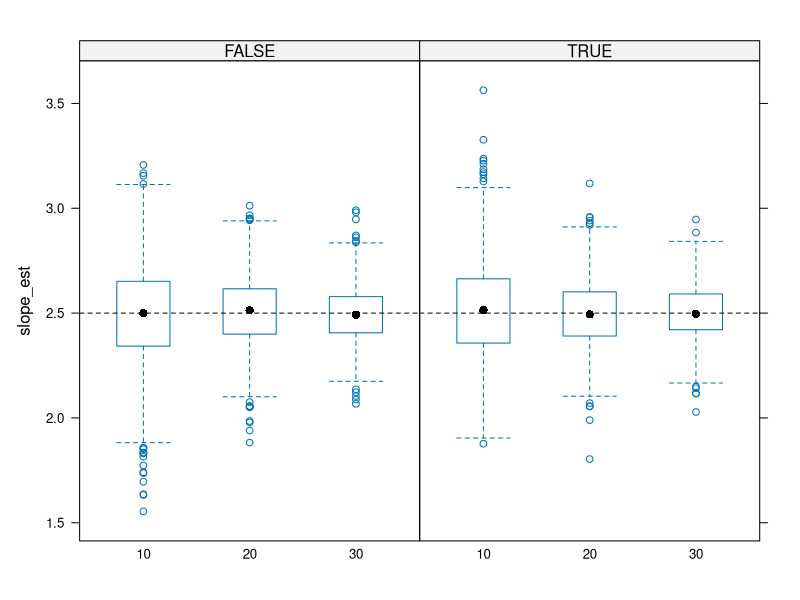
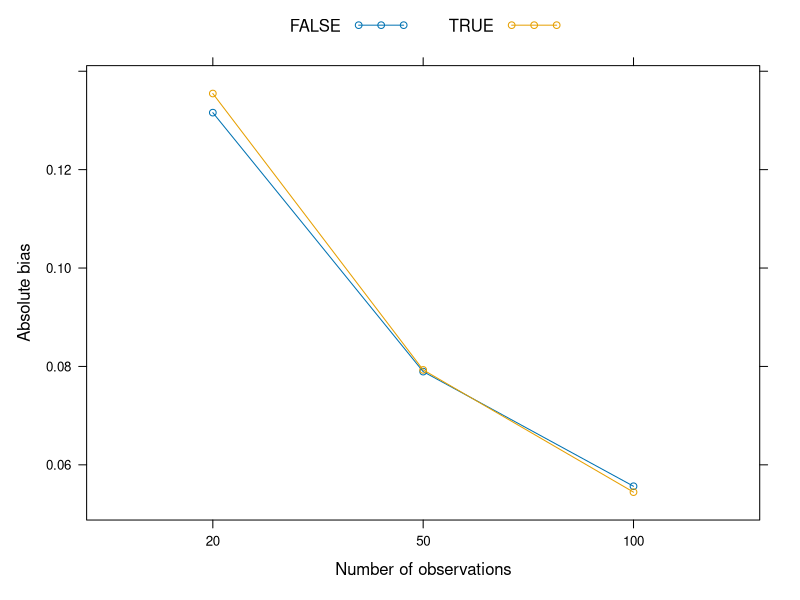
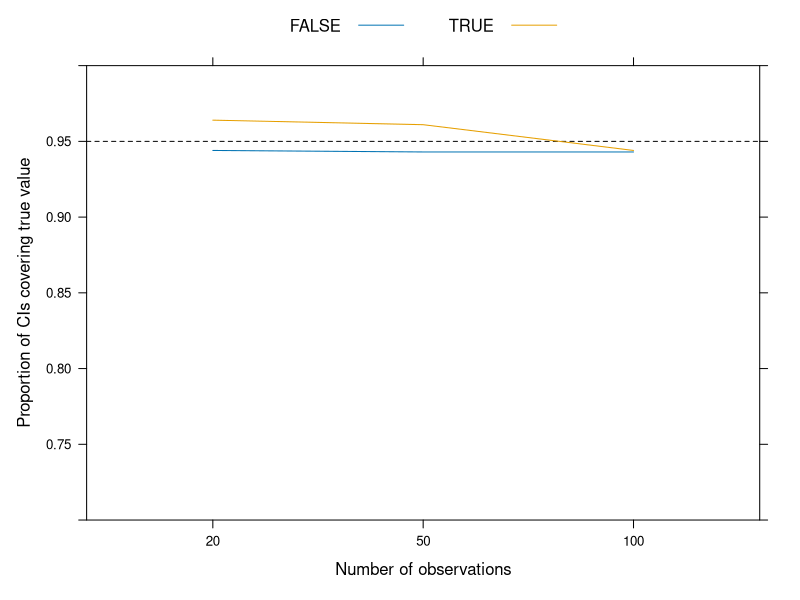
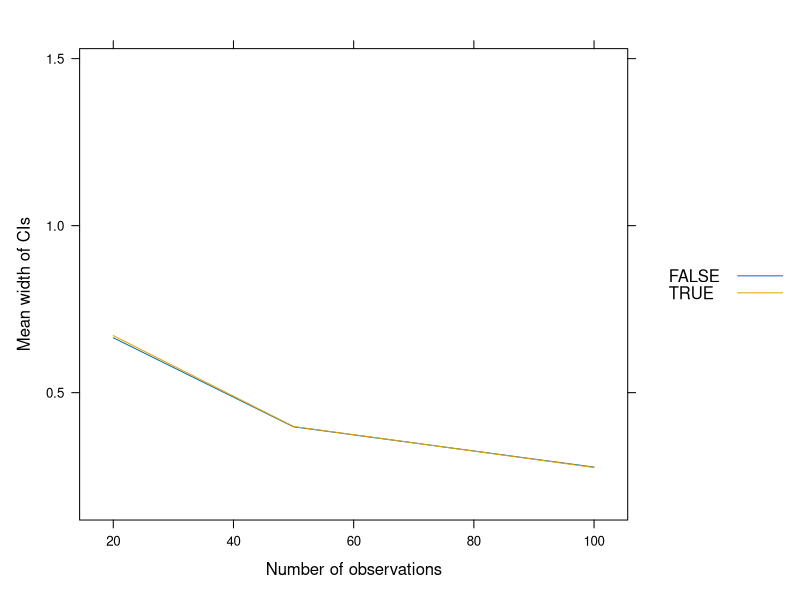

Generate these figures, in order, with R:
#' ---
#' title: "Data simulation to examine test properties"
#' author: ""
#' date: "Last modified: 2025-09-12"
#' bibliography: ../lit.bib
#' ---

# Load packages
library("lattice")

#' # Quality of point estimates

#' ## Data generating process

dgp <- function(npers, beta, normality){
  x <- runif(n = npers, min = 0, max = 5)
  if (normality) {
    err <- rnorm(n = npers, mean = 0, sd = 1)
  } else {
    err <- fGarch::rsnorm(n = npers, mean = 0, sd = 1, xi = 5)
  }
  y <- beta[1] + beta[2] * x + err
  dat <- data.frame(x = x, y = y)
  return(dat)
}

#' ## A single simulation run

one_simulation <- function(npers, beta, normality){
  dat <- dgp(npers = npers, beta = beta, normality = normality)
  model <- lm(y ~ x, data = dat)
  slope_est <- coef(model)[2]
  return(slope_est)
}

#' ## Complete simulation design

simulation_study <- function(niter, npers, beta, normality){
  prs <- expand.grid(i = 1:niter, npers = npers, 
                     normality = normality)
  slope_est <- rep(NA, nrow(prs))
  for(i in 1:nrow(prs)) {
    slope_est[i] <- one_simulation(npers = prs$npers[i],
                                   beta = beta,
                                   normality = prs$normality[i])
  }
  return(cbind(prs, slope_est))
}

#+ cache = TRUE
res <- simulation_study(niter = 1000,
                        npers = c(10, 20, 30),
                        beta = c(1, 2.5),
                        normality = c(TRUE, FALSE))

aggregate(slope_est ~ npers + normality, data = res, FUN = mean)

bwplot(slope_est ~ factor(npers) | factor(normality), data = res,
       panel = function(...) {
         panel.bwplot(...)
         panel.abline(h = 2.5, lty = 2)
       }
)

#'
#' * Adjust the code above so that the return value of `one_simulation()` is the
#'   bias and not the estimated slope
#' * Should `simulation_study()` be changed as well?
#' * Create a plot showing the absolue bias for the different conditions of your
#'   simulation study
#' * How can you interpret the results?


#+ echo = FALSE, results = "hide", fig.show = "hide", cache = TRUE
# Data generating process stays the same, but we need to adjust the single
# simulation run.

# Single simulation run
one_simulation <- function(npers, beta, normality){
  dat <- dgp(npers = npers, beta = beta, normality = normality)
  model <- lm(y ~ x, data = dat)
  bias <- coef(model)[2] - beta[2]
  return(bias)
}

# Complete simulation design
simulation_study <- function(niter, npers, beta, normality){
  prs <- expand.grid(i = 1:niter, npers = npers, normality = normality)
  bias <- rep(NA, nrow(prs))
  for(i in 1:nrow(prs)) {
    bias[i] <- one_simulation(npers = prs$npers[i],
                              beta = beta,
                              normality = prs$normality[i])
  }
  return(cbind(prs, bias))
}

res <- simulation_study(niter = 1000,
                        npers = c(20, 50, 100),
                        beta = c(1, 2.5),
                        normality = c(TRUE, FALSE))

resm <- aggregate(bias ~ npers + normality, data = res, FUN = mean)
resm$sd <- aggregate(bias ~ npers + normality, data = res, FUN = sd)[, 3]
resm$n <- aggregate(bias ~ npers + normality, data = res, FUN = length)[, 3]
resm$se <- resm$sd / resm$n
resm$stand_bias <- resm$bias / resm$se
resm$perc_bias <- resm$bias / 2.5
resm$abs_bias <- aggregate(bias ~ npers + normality, data = res,
                           FUN = function(x) mean(abs(x)))[, 3]

xyplot(abs_bias ~ factor(npers), data = resm, groups = normality,
       xlab = "Number of observations",
       ylab = "Absolute bias",
       type = "b",
       auto.key = list(space = "top", columns = 2))

#' # Quality of confidence intervals
#'
#'
#' ## A single simulation run
#'

one_simulation <- function(npers, beta, normality){
  dat <- dgp(npers = npers, beta = beta, normality = normality)
  model <- lm(y ~ x, data = dat)
  res <- list()
  res[[1]] <- coef(model)[2]
  res[[2]] <- confint(model)[2, 1] < beta[2] & confint(model)[2, 2] > beta[2]
  return(res)
}

#' ## Complete simulation design

simulation_study <- function(niter, npers, beta, normality){
  prs <- expand.grid(i = 1:niter, npers = npers, normality = normality)
  slope_est <- rep(NA, nrow(prs))
  covered <- rep(NA, nrow(prs))
  for(i in 1:nrow(prs)) {
    res <- one_simulation(npers = prs$npers[i],
                          beta = beta,
                          normality = prs$normality[i])
    slope_est[i] <- res[[1]]
    covered[i] <- res[[2]]
  }
  return(cbind(prs, slope_est, covered))
}

#+ cache = TRUE
res <- simulation_study(niter = 1000,
                        npers = c(20, 50, 100),
                        beta = c(1, 2.5),
                        normality = c(TRUE, FALSE))

aggregate(cbind(slope_est, covered) ~ npers + normality, data = res, FUN = mean)

xyplot(covered ~ factor(npers), data = res, groups = normality,
     type = "a",
     abline = list(h = .95, lty = 2),
     xlab = "Number of observations",
     ylab = "Proportion of CIs covering true value",
     auto.key = list(space = "top", columns = 2),
     ylim = c(.7, 1)
)


#' ## Look at width of confidence intervals

one_simulation <- function(npers, beta, normality){
  dat <- dgp(npers = npers, beta = beta, normality = normality)
  model <- lm(y ~ x, data = dat)
  res <- confint(model)[2, ] |> diff()
  return(res)
}

simulation_study <- function(niter, npers, beta, normality){
  prs <- expand.grid(i = 1:niter, npers = npers, normality = normality)
  res <- rep(NA, nrow(prs))
  for(i in 1:nrow(prs)) {
    res[i] <- one_simulation(npers = prs$npers[i],
                             beta = beta,
                             normality = prs$normality[i])
  }
  return(cbind(prs, res))
}

#+ cache = TRUE
res <- simulation_study(niter = 1000,
                        npers = c(20, 50, 100),
                        beta = c(1, 2.5),
                        normality = c(TRUE, FALSE))

aggregate(res ~ npers + normality, data = res, FUN = mean)

xyplot(res ~ npers, data = res, groups = normality,
       auto.key = TRUE,
       #ylim = c(0, 1.5),
       xlab = "Number of observations",
       ylab = "Mean width of CIs",
       type = "a")
